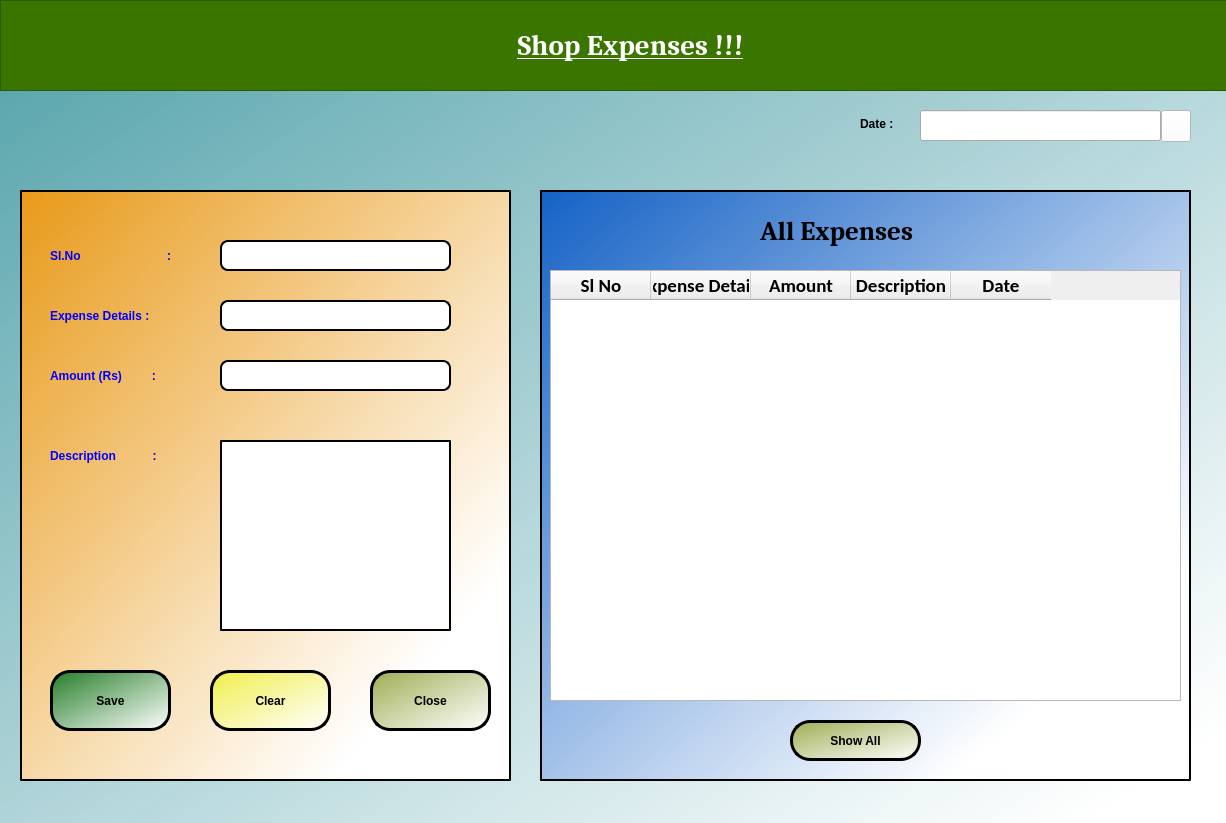
<?xml version="1.0" encoding="UTF-8"?>
<ui version="4.0">
 <class>expense_dialog</class>
 <widget class="QDialog" name="expense_dialog">
  <property name="geometry">
   <rect>
    <x>0</x>
    <y>0</y>
    <width>1226</width>
    <height>823</height>
   </rect>
  </property>
  <property name="windowTitle">
   <string>Dialog</string>
  </property>
  <property name="styleSheet">
   <string notr="true">#expense_dialog{
background-color: qlineargradient(spread:pad, x1:0, y1:0, x2:1, y2:1, stop:0 rgba(82, 162, 170, 249), stop:0.940299 rgba(255, 255, 255, 255));}</string>
  </property>
  <widget class="QLabel" name="title_label">
   <property name="geometry">
    <rect>
     <x>330</x>
     <y>20</y>
     <width>601</width>
     <height>51</height>
    </rect>
   </property>
   <property name="font">
    <font>
     <family>Cambria</family>
     <pointsize>22</pointsize>
     <weight>75</weight>
     <italic>false</italic>
     <bold>true</bold>
     <underline>true</underline>
    </font>
   </property>
   <property name="styleSheet">
    <string notr="true">font: 75 22pt &quot;Cambria&quot;;
font:bold;
color: white;
</string>
   </property>
   <property name="text">
    <string>Shop Expenses !!!</string>
   </property>
   <property name="alignment">
    <set>Qt::AlignCenter</set>
   </property>
  </widget>
  <widget class="QLineEdit" name="date_le">
   <property name="enabled">
    <bool>true</bool>
   </property>
   <property name="geometry">
    <rect>
     <x>920</x>
     <y>110</y>
     <width>241</width>
     <height>31</height>
    </rect>
   </property>
   <property name="font">
    <font>
     <family>Calibri</family>
     <pointsize>12</pointsize>
     <weight>75</weight>
     <bold>true</bold>
    </font>
   </property>
  </widget>
  <widget class="QLabel" name="date_label">
   <property name="geometry">
    <rect>
     <x>860</x>
     <y>108</y>
     <width>71</width>
     <height>31</height>
    </rect>
   </property>
   <property name="styleSheet">
    <string notr="true">font: 75 12pt &quot;Cambria&quot;;
font:bold;
</string>
   </property>
   <property name="text">
    <string>Date :</string>
   </property>
  </widget>
  <widget class="QFrame" name="content_frame">
   <property name="geometry">
    <rect>
     <x>20</x>
     <y>190</y>
     <width>491</width>
     <height>591</height>
    </rect>
   </property>
   <property name="styleSheet">
    <string notr="true">#content_frame{border-width:1.5px;
border-style:outset;
border-color:black;

background-color: qlineargradient(spread:pad, x1:0, y1:0, x2:1, y2:1, stop:0 rgba(235, 153, 21, 249), stop:0.81592 rgba(255, 255, 255, 255));}</string>
   </property>
   <property name="frameShape">
    <enum>QFrame::StyledPanel</enum>
   </property>
   <property name="frameShadow">
    <enum>QFrame::Raised</enum>
   </property>
   <widget class="QLabel" name="serial_label">
    <property name="geometry">
     <rect>
      <x>30</x>
      <y>50</y>
      <width>161</width>
      <height>31</height>
     </rect>
    </property>
    <property name="styleSheet">
     <string notr="true">font: 75 12pt &quot;Cambria&quot;;
font:bold;
color:blue;</string>
    </property>
    <property name="text">
     <string>Sl.No                          :</string>
    </property>
   </widget>
   <widget class="QLineEdit" name="serial_le">
    <property name="enabled">
     <bool>false</bool>
    </property>
    <property name="geometry">
     <rect>
      <x>200</x>
      <y>50</y>
      <width>231</width>
      <height>31</height>
     </rect>
    </property>
    <property name="font">
     <font>
      <family>Cambria</family>
      <pointsize>11</pointsize>
      <weight>75</weight>
      <italic>false</italic>
      <bold>true</bold>
     </font>
    </property>
    <property name="styleSheet">
     <string notr="true">border-radius:8px;
border-style:outset;
border-width:2px;
border-color:black;
font: 11pt &quot;Cambria&quot;;
font:bold</string>
    </property>
   </widget>
   <widget class="QLabel" name="expense_label">
    <property name="geometry">
     <rect>
      <x>30</x>
      <y>110</y>
      <width>161</width>
      <height>31</height>
     </rect>
    </property>
    <property name="styleSheet">
     <string notr="true">font: 75 12pt &quot;Cambria&quot;;
font:bold;
color:blue;</string>
    </property>
    <property name="text">
     <string>Expense Details :</string>
    </property>
   </widget>
   <widget class="QLineEdit" name="expense_le">
    <property name="geometry">
     <rect>
      <x>200</x>
      <y>110</y>
      <width>231</width>
      <height>31</height>
     </rect>
    </property>
    <property name="font">
     <font>
      <family>Cambria</family>
      <pointsize>11</pointsize>
      <weight>75</weight>
      <italic>false</italic>
      <bold>true</bold>
     </font>
    </property>
    <property name="styleSheet">
     <string notr="true">border-radius:8px;
border-style:outset;
border-width:2px;
border-color:black;
font: 11pt &quot;Cambria&quot;;
font:bold</string>
    </property>
   </widget>
   <widget class="QLabel" name="amount_label">
    <property name="geometry">
     <rect>
      <x>30</x>
      <y>170</y>
      <width>161</width>
      <height>31</height>
     </rect>
    </property>
    <property name="styleSheet">
     <string notr="true">font: 75 12pt &quot;Cambria&quot;;
font:bold;
color:blue;</string>
    </property>
    <property name="text">
     <string>Amount (Rs)         :</string>
    </property>
   </widget>
   <widget class="QLineEdit" name="amount_le">
    <property name="geometry">
     <rect>
      <x>200</x>
      <y>170</y>
      <width>231</width>
      <height>31</height>
     </rect>
    </property>
    <property name="font">
     <font>
      <family>Cambria</family>
      <pointsize>11</pointsize>
      <weight>75</weight>
      <italic>false</italic>
      <bold>true</bold>
     </font>
    </property>
    <property name="styleSheet">
     <string notr="true">border-radius:8px;
border-style:outset;
border-width:2px;
border-color:black;
font: 11pt &quot;Cambria&quot;;
font:bold</string>
    </property>
   </widget>
   <widget class="QLabel" name="description_label">
    <property name="geometry">
     <rect>
      <x>30</x>
      <y>250</y>
      <width>161</width>
      <height>31</height>
     </rect>
    </property>
    <property name="styleSheet">
     <string notr="true">font: 75 12pt &quot;Cambria&quot;;
font:bold;
color:blue;</string>
    </property>
    <property name="text">
     <string>Description           :</string>
    </property>
   </widget>
   <widget class="QTextEdit" name="description_te">
    <property name="geometry">
     <rect>
      <x>200</x>
      <y>250</y>
      <width>231</width>
      <height>191</height>
     </rect>
    </property>
    <property name="styleSheet">
     <string notr="true">
border-style:outset;
border-width:2px;
border-color:black;
font: 11pt &quot;Cambria&quot;;
</string>
    </property>
   </widget>
   <widget class="QPushButton" name="save_btn">
    <property name="geometry">
     <rect>
      <x>30</x>
      <y>480</y>
      <width>121</width>
      <height>61</height>
     </rect>
    </property>
    <property name="styleSheet">
     <string notr="true">background-color: qlineargradient(spread:pad, x1:0, y1:0, x2:1, y2:1, stop:0 rgba(37, 125, 40, 255), stop:1 rgba(255, 255, 255, 255));
font: 75 14pt &quot;Calibri&quot;;
border-radius:20px;
border-style:outset;
border-width:3px;
border-color:black;
font:bold;</string>
    </property>
    <property name="text">
     <string>Save</string>
    </property>
   </widget>
   <widget class="QPushButton" name="clear_btn">
    <property name="geometry">
     <rect>
      <x>190</x>
      <y>480</y>
      <width>121</width>
      <height>61</height>
     </rect>
    </property>
    <property name="styleSheet">
     <string notr="true">background-color: qlineargradient(spread:pad, x1:0, y1:0, x2:1, y2:1, stop:0 rgba(240, 238, 74, 255), stop:1 rgba(255, 255, 255, 255));
font: 75 14pt &quot;Calibri&quot;;
border-radius:20px;
border-style:outset;
border-width:3px;
border-color:black;
font:bold;</string>
    </property>
    <property name="text">
     <string>Clear</string>
    </property>
   </widget>
   <widget class="QPushButton" name="close_btn">
    <property name="geometry">
     <rect>
      <x>350</x>
      <y>480</y>
      <width>121</width>
      <height>61</height>
     </rect>
    </property>
    <property name="styleSheet">
     <string notr="true">background-color: qlineargradient(spread:pad, x1:0, y1:0, x2:1, y2:1, stop:0 rgba(159, 173, 84, 255), stop:1 rgba(255, 255, 255, 255));
font: 75 14pt &quot;Calibri&quot;;
border-radius:20px;
border-style:outset;
border-width:3px;
border-color:black;
font:bold;</string>
    </property>
    <property name="text">
     <string>Close</string>
    </property>
   </widget>
  </widget>
  <widget class="QFrame" name="table_frame">
   <property name="geometry">
    <rect>
     <x>540</x>
     <y>190</y>
     <width>651</width>
     <height>591</height>
    </rect>
   </property>
   <property name="styleSheet">
    <string notr="true">#table_frame{border-width:1.5px;
border-style:outset;
border-color:black;
	background-color: qlineargradient(spread:pad, x1:0, y1:0, x2:1, y2:1, stop:0 rgba(17, 95, 197, 249), stop:0.81592 rgba(255, 255, 255, 255));}</string>
   </property>
   <property name="frameShape">
    <enum>QFrame::StyledPanel</enum>
   </property>
   <property name="frameShadow">
    <enum>QFrame::Raised</enum>
   </property>
   <widget class="QLabel" name="expense_table_label">
    <property name="geometry">
     <rect>
      <x>220</x>
      <y>10</y>
      <width>231</width>
      <height>61</height>
     </rect>
    </property>
    <property name="font">
     <font>
      <family>Cambria</family>
      <pointsize>20</pointsize>
      <weight>75</weight>
      <italic>false</italic>
      <bold>true</bold>
     </font>
    </property>
    <property name="styleSheet">
     <string notr="true">font: 75 20pt &quot;Cambria&quot;;
font:bold;
color:black;</string>
    </property>
    <property name="text">
     <string>All Expenses</string>
    </property>
   </widget>
   <widget class="QTableWidget" name="expense_table">
    <property name="geometry">
     <rect>
      <x>10</x>
      <y>80</y>
      <width>631</width>
      <height>431</height>
     </rect>
    </property>
    <property name="font">
     <font>
      <underline>false</underline>
     </font>
    </property>
    <column>
     <property name="text">
      <string>Sl No</string>
     </property>
     <property name="font">
      <font>
       <family>Calibri</family>
       <pointsize>14</pointsize>
       <weight>75</weight>
       <bold>true</bold>
      </font>
     </property>
    </column>
    <column>
     <property name="text">
      <string>Expense Details</string>
     </property>
     <property name="font">
      <font>
       <family>Calibri</family>
       <pointsize>14</pointsize>
       <weight>75</weight>
       <bold>true</bold>
      </font>
     </property>
    </column>
    <column>
     <property name="text">
      <string>Amount</string>
     </property>
     <property name="font">
      <font>
       <family>Calibri</family>
       <pointsize>14</pointsize>
       <weight>75</weight>
       <bold>true</bold>
      </font>
     </property>
    </column>
    <column>
     <property name="text">
      <string>Description</string>
     </property>
     <property name="font">
      <font>
       <family>Calibri</family>
       <pointsize>14</pointsize>
       <weight>75</weight>
       <bold>true</bold>
      </font>
     </property>
    </column>
    <column>
     <property name="text">
      <string>Date</string>
     </property>
     <property name="font">
      <font>
       <family>Calibri</family>
       <pointsize>14</pointsize>
       <weight>75</weight>
       <bold>true</bold>
      </font>
     </property>
    </column>
   </widget>
   <widget class="QPushButton" name="show_btn">
    <property name="geometry">
     <rect>
      <x>250</x>
      <y>530</y>
      <width>131</width>
      <height>41</height>
     </rect>
    </property>
    <property name="styleSheet">
     <string notr="true">background-color: qlineargradient(spread:pad, x1:0, y1:0, x2:1, y2:1, stop:0 rgba(159, 173, 84, 255), stop:1 rgba(255, 255, 255, 255));
font: 75 14pt &quot;Calibri&quot;;
border-radius:20px;
border-style:outset;
border-width:3px;
border-color:black;
font:bold;</string>
    </property>
    <property name="text">
     <string>Show All</string>
    </property>
   </widget>
  </widget>
  <widget class="QFrame" name="frame">
   <property name="geometry">
    <rect>
     <x>0</x>
     <y>0</y>
     <width>1231</width>
     <height>91</height>
    </rect>
   </property>
   <property name="styleSheet">
    <string notr="true">background-color: rgb(58, 117, 0);</string>
   </property>
   <property name="frameShape">
    <enum>QFrame::StyledPanel</enum>
   </property>
   <property name="frameShadow">
    <enum>QFrame::Raised</enum>
   </property>
  </widget>
  <widget class="QToolButton" name="cal_tool_btn">
   <property name="geometry">
    <rect>
     <x>1161</x>
     <y>110</y>
     <width>30</width>
     <height>32</height>
    </rect>
   </property>
   <property name="styleSheet">
    <string notr="true">background-color: rgb(255, 255, 255);</string>
   </property>
   <property name="text">
    <string/>
   </property>
   <property name="icon">
    <iconset>
     <normaloff>images/calendar-512.png</normaloff>images/calendar-512.png</iconset>
   </property>
   <property name="iconSize">
    <size>
     <width>30</width>
     <height>30</height>
    </size>
   </property>
  </widget>
  <zorder>frame</zorder>
  <zorder>title_label</zorder>
  <zorder>date_le</zorder>
  <zorder>date_label</zorder>
  <zorder>content_frame</zorder>
  <zorder>table_frame</zorder>
  <zorder>cal_tool_btn</zorder>
 </widget>
 <resources/>
 <connections/>
</ui>
